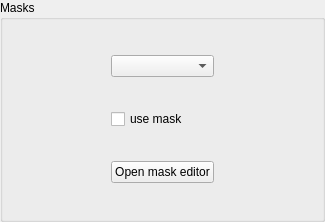
<?xml version="1.0" encoding="UTF-8"?>
<ui version="4.0">
 <class>Form</class>
 <widget class="QWidget" name="Form">
  <property name="geometry">
   <rect>
    <x>0</x>
    <y>0</y>
    <width>325</width>
    <height>222</height>
   </rect>
  </property>
  <property name="windowTitle">
   <string>Form</string>
  </property>
  <layout class="QHBoxLayout" name="horizontalLayout">
   <property name="leftMargin">
    <number>0</number>
   </property>
   <property name="topMargin">
    <number>0</number>
   </property>
   <property name="rightMargin">
    <number>0</number>
   </property>
   <property name="bottomMargin">
    <number>0</number>
   </property>
   <item>
    <widget class="QGroupBox" name="groupBox">
     <property name="minimumSize">
      <size>
       <width>150</width>
       <height>0</height>
      </size>
     </property>
     <property name="title">
      <string>Masks</string>
     </property>
     <layout class="QHBoxLayout" name="horizontalLayout_2">
      <item>
       <spacer name="horizontalSpacer">
        <property name="orientation">
         <enum>Qt::Horizontal</enum>
        </property>
        <property name="sizeHint" stdset="0">
         <size>
          <width>85</width>
          <height>20</height>
         </size>
        </property>
       </spacer>
      </item>
      <item>
       <layout class="QVBoxLayout" name="verticalLayout">
        <item>
         <widget class="QComboBox" name="maskSelect"/>
        </item>
        <item>
         <widget class="QCheckBox" name="useMask">
          <property name="text">
           <string>use mask</string>
          </property>
          <property name="tristate">
           <bool>false</bool>
          </property>
         </widget>
        </item>
        <item>
         <widget class="QPushButton" name="openEditor">
          <property name="text">
           <string>Open mask editor</string>
          </property>
         </widget>
        </item>
       </layout>
      </item>
      <item>
       <spacer name="horizontalSpacer_2">
        <property name="orientation">
         <enum>Qt::Horizontal</enum>
        </property>
        <property name="sizeHint" stdset="0">
         <size>
          <width>84</width>
          <height>20</height>
         </size>
        </property>
       </spacer>
      </item>
     </layout>
    </widget>
   </item>
  </layout>
 </widget>
 <resources/>
 <connections/>
</ui>
